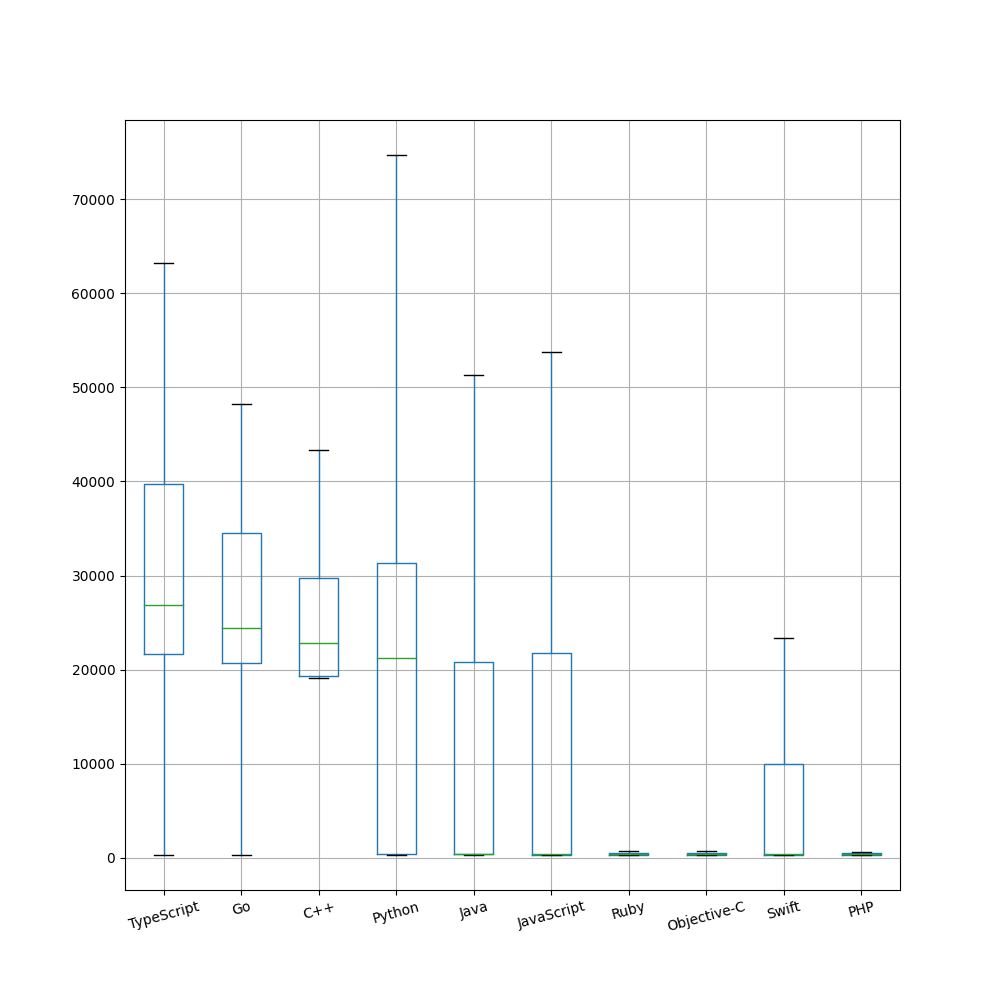

This chart was generated by the following Python code:
import pandas
import matplotlib.pyplot as plt

if __name__ == '__main__':
    df = pandas.read_csv('data.csv')
    df = df.drop(df.iloc[:, :6], axis=1)
    df = df.drop(df.iloc[:, 2:], axis=1)
    top10 = df
    top10 = top10.dropna()
    top10 = top10.groupby(['Language'])['number_of_stars'].count()
    top10 = top10.sort_values(ascending=False)
    top10 = top10.iloc[:10]
    top10 = top10.to_frame()
    top10 = top10.index.values

    df = df[df.Language.isin(top10) == True]

    topMedian = df.groupby(['Language'])['number_of_stars'].median()
    topMedian = topMedian.sort_values(ascending=False)

    plot = pandas.DataFrame({col: vals['number_of_stars'] for col, vals in df.groupby(by=['Language'])})
    med = plot.median().sort_values(ascending=False)
    box = plot[med.index].boxplot(rot=15, figsize=(10, 10), showfliers=False)

    plt.show()
